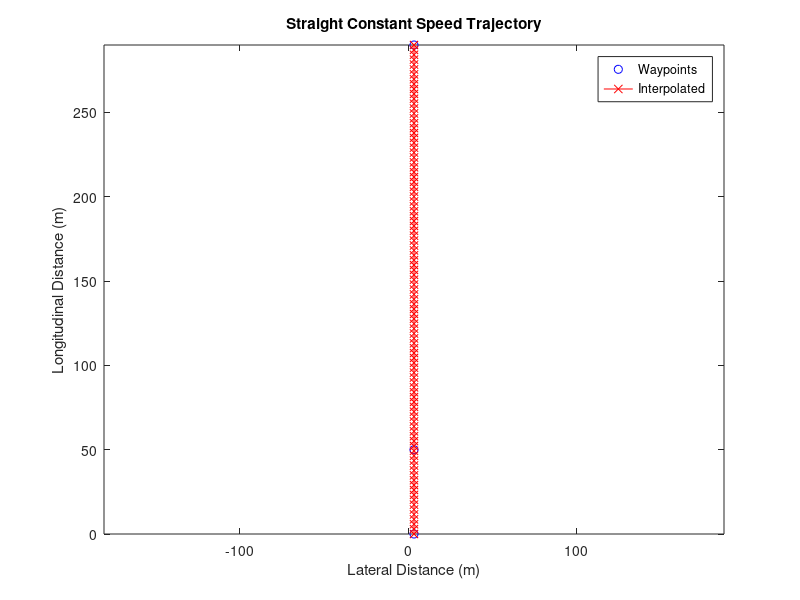
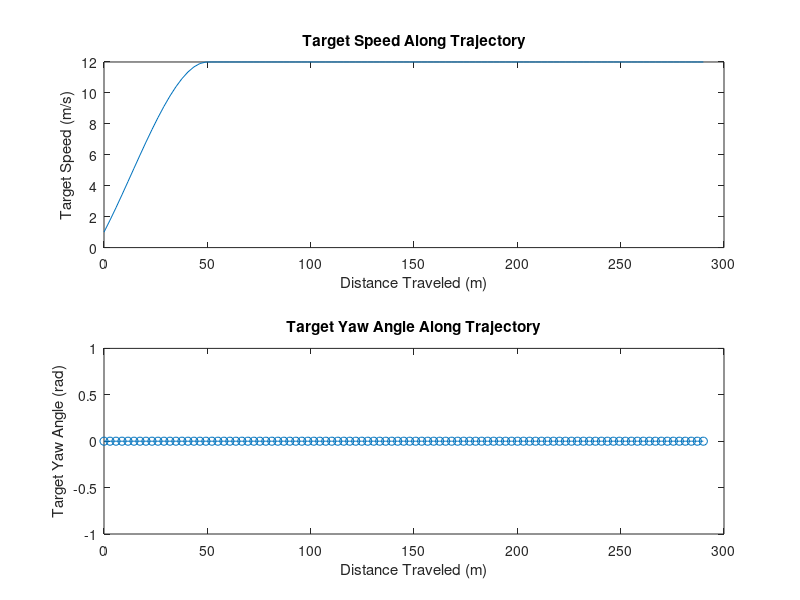

Here is the MATLAB script that generated these plots, in order:
function sm_car_trajectory_straight_constant_speed(varargin) 
% Function to construct straightline constant speed maneuver
%
% Optional arguments
%
% v_lc        Speed during lane change (m/s)
% x_testv     Distance when target speed is reached (m)
%
% Copyright 2018-2024 The MathWorks, Inc.

% Move to this folder as a new .mat file will be created
cd(fileparts(which(mfilename)))

% Default values if no arguments supplied
v_lc        = 12;    % Speed during lane change (m/s)
x_testv     = 50;    % Distance when target speed is reached (m)
% Parameters for trajectory
maneuver_lateral_offset    = -3.35; % m

if(nargin>=1)
    v_lc = varargin{1};
end
if(nargin>=2)
    x_testv = varargin{2};
end
if(nargin>=3)
    maneuver_lateral_offset = varargin{3};
end

% Longitudinal gate locations (m)
gate0       = 0;     % Start 
gate7       = 290;   % End

% Assemble waypoints
x_waypoints =  [gate0 x_testv gate7];
y_waypoints =  [0 0 0]+maneuver_lateral_offset;
vx_waypoints = [1 v_lc v_lc];

% Construct sample points
numpts = 100;
x_new  = [gate0:(gate7-gate0)/numpts:(gate7-(gate7-gate0)/numpts) gate7];

% Interpolate to get lateral distance and speed
y_new  = interp1(x_waypoints, y_waypoints,  x_new, 'pchip');
vx_new = interp1(x_waypoints, vx_waypoints, x_new, 'pchip');

% Plot waypoints and interpolated trajectory
fig_handle_name = 'h1_sm_car_straight_constant_speed';

handle_var = evalin('base',['who(''' fig_handle_name ''')']);
if(isempty(handle_var))
    evalin('base',[fig_handle_name ' = figure(''Name'', ''' fig_handle_name ''');']);
elseif ~isgraphics(evalin('base',handle_var{:}))
    evalin('base',[fig_handle_name ' = figure(''Name'', ''' fig_handle_name ''');']);
end
figure(evalin('base',fig_handle_name))
clf(evalin('base',fig_handle_name))

plot(-y_waypoints,x_waypoints,'bo');
hold on
plot(-y_new,x_new,'r-x')
hold off
xlabel('Lateral Distance (m)')
ylabel('Longitudinal Distance (m)');
title('Straight Constant Speed Trajectory');
legend({'Waypoints','Interpolated'},'Location','Best');
axis equal

% Calculate distance traveled
xTrajectory_new = [0 cumsum(sqrt((diff(x_new)).^2+diff(y_new).^2))];

fig_handle_name = 'h2_sm_car_straight_constant_speed';

handle_var = evalin('base',['who(''' fig_handle_name ''')']);
if(isempty(handle_var))
    evalin('base',[fig_handle_name ' = figure(''Name'', ''' fig_handle_name ''');']);
elseif ~isgraphics(evalin('base',handle_var{:}))
    evalin('base',[fig_handle_name ' = figure(''Name'', ''' fig_handle_name ''');']);
end
figure(evalin('base',fig_handle_name))
clf(evalin('base',fig_handle_name))
subplot(211)
plot(xTrajectory_new,vx_new)
xlabel('Distance Traveled (m)');
ylabel('Target Speed (m/s)');
title('Target Speed Along Trajectory');

% Calculate target yaw angle (rad)
yaw_interval = 2; % 10
aYaw_new = atan2(...
    y_new(yaw_interval+1:end)-y_new(1:end-yaw_interval),...
    x_new(yaw_interval+1:end)-x_new(1:end-yaw_interval));

aYaw_new = [repmat(aYaw_new(1),1,yaw_interval) aYaw_new];

subplot(212)
plot(xTrajectory_new,aYaw_new,'-o')
xlabel('Distance Traveled (m)');
ylabel('Target Yaw Angle (rad)');
title('Target Yaw Angle Along Trajectory');

% Assign parameters for trajectory definition
x.Value = x_new;
x.Units = 'm';
x.Comments = '';

y.Value = y_new;
y.Units = 'm';
y.Comments = '';

xTrajectory.Value = xTrajectory_new;
xTrajectory.Units = 'm';
xTrajectory.Comments = 'Distance traveled';

vx.Value = vx_new;
vx.Units = 'm/s';
vx.Comments = 'Vehicle speed along direction of travel';

aYaw.Value = aYaw_new;
aYaw.Units = 'rad';
aYaw.Comments = 'Yaw Angle, non-wrapping';


spdstr = num2str(round(v_lc));
dststr = num2str(round(x_testv));

filename = ['Straight_Constant_Speed_trajectory_' spdstr '_' dststr];
save(filename,'x','y','vx','aYaw','xTrajectory'); 

